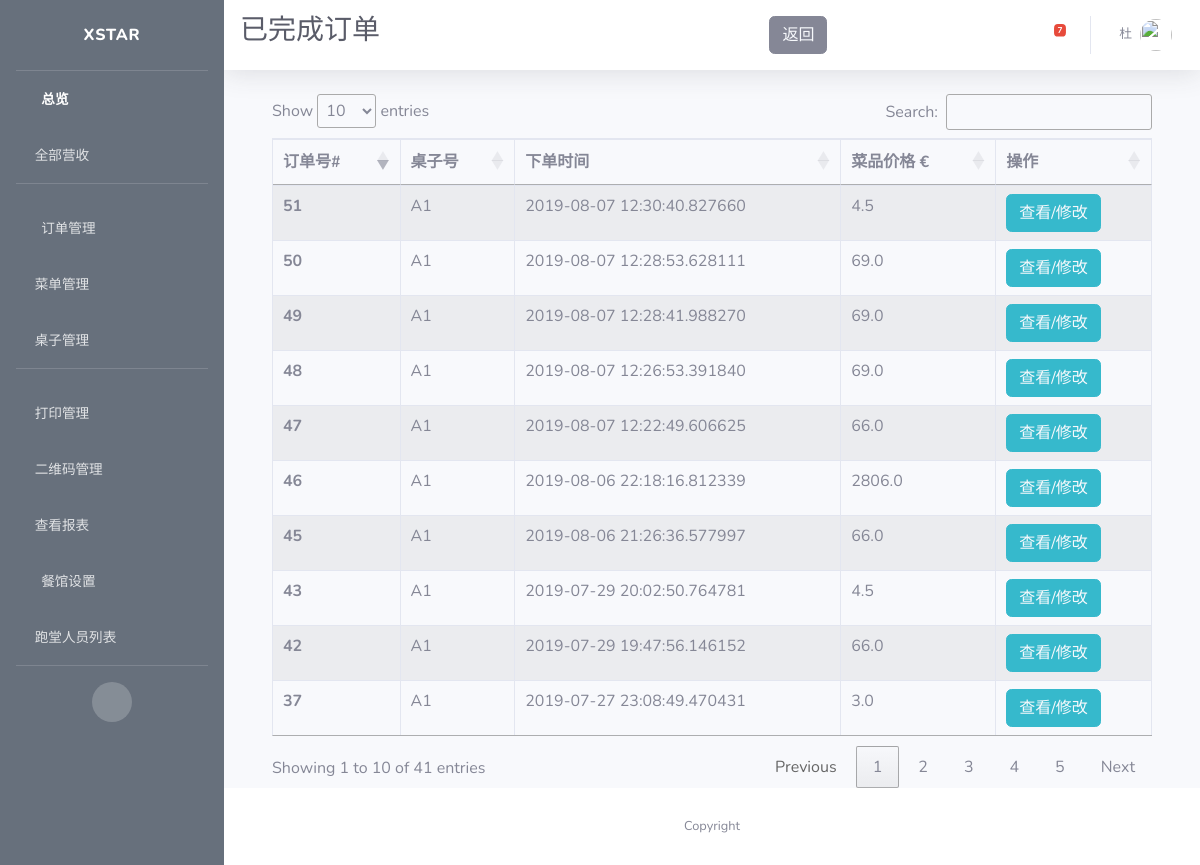
The app's page /admin/view/paid/alacarte/orders (signed in), older data.
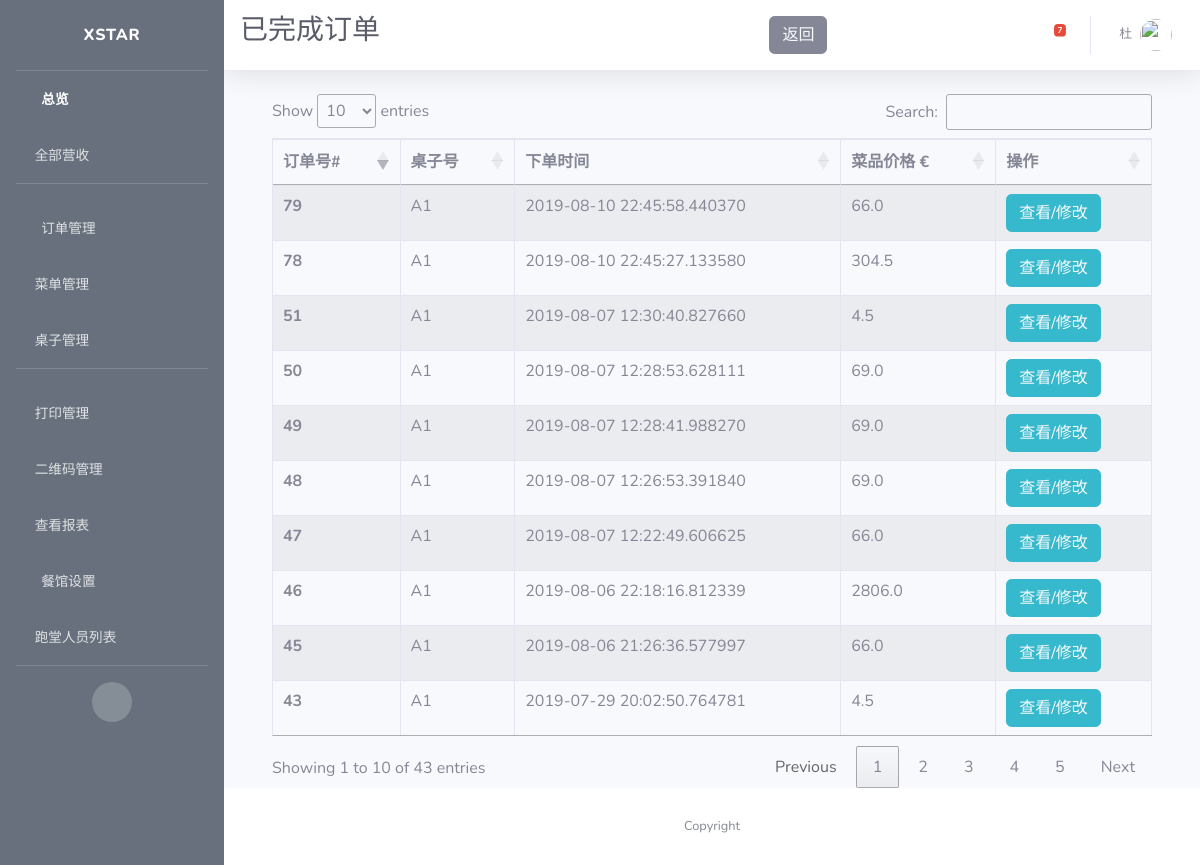
The same page, newer data.
### app/models.py (models this page shows)
class Order(db.Model):
    id = db.Column(db.Integer, primary_key=True, unique=True, index=True)
    totalPrice = db.Column(db.Float, unique=False)
    orderNumber = db.Column(db.String(200), unique=True)
    timeCreated = db.Column(db.DateTime, default=datetime.utcnow)
    isPaid = db.Column(db.Boolean, default=False)
    isReady = db.Column(db.Boolean, default=False)
    isPickedUp = db.Column(db.Boolean, default=False)
    items = db.Column(db.String(300))
    pay_via = db.Column(db.String(100))
    type = db.Column(db.String(100))
    container = db.Column(db.String(300))

### app/routes.py (the view)
@app.route('/admin/view/paid/alacarte/orders')
@login_required
def admin_view_paid_alacarte_orders():
    orders = db.session.query(Order).filter(
        Order.type == "In",
        Order.isPaid==True).all()
    cur_orders = orders
    items = {order.id: json.loads(order.items) for order in cur_orders}
    containers = {order.id: json.loads(order.container) for order in cur_orders}
    return render_template("admin_view_paid_alacarte_orders.html",
                           open_orders=cur_orders,
                           items=items,
                           containers=containers)

### app/models.py (called while the page is built)
@login.user_loader
def load_user(id):
    return User.query.get(int(id))

### app/templates/admin_view_paid_alacarte_orders.html (shortened to what this page needs)
{% extends 'base.html' %}
{% block css %}
<link rel="stylesheet" type="text/css" href="https://cdn.datatables.net/1.10.19/css/jquery.dataTables.css">
<link rel="stylesheet" type="text/css" href="https://cdnjs.cloudflare.com/ajax/libs/twitter-bootstrap/4.1.3/css/bootstrap.css">
<link rel="stylesheet" type="text/css" href="https://cdn.datatables.net/1.10.19/css/dataTables.bootstrap4.min.css">
{% endblock %}
{% block title %}
<h1 class="h3 mb-2 text-gray-800">已完成订单</h1>
<button type="button" class="btn btn-secondary">
  <a href={{ url_for('index') }} style="color: rgb(247, 249, 252)">
    返回
  </a>
</button>
{% endblock %}
{% block content %}
<div class="container">
  <div class="row">
    <div class="col-sm-12">
      <table id="example" class="table table-striped table-bordered">
        <thead>
          <tr>
            <th scope="col">订单号#</th>
            <th scope="col">桌子号</th>
            <th scope="col">下单时间</th>
            <th scope="col">菜品价格 €</th>
            <th scope="col">操作</th>
          </tr>
        </thead>
        <tbody>
          {% for order in open_orders %}
          <tr>
            <th scope="row">{{order.id}}</th>
            <td>{{ containers.get(order.id).get('table_name') }}</td>
            <td>{{ order.timeCreated }}</td>
            <td>{{ order.totalPrice }}</td>
            <td>
              <span>
                <button type="button" class="btn btn-info">
                  <a href={{ url_for('admin_alacarte_order_edit', order_id=order.id) }} style="color: rgb(247, 249, 252)">
                    查看/修改
                  </a>
                </button>
              </span>
            </td>
          </tr>
          {% endfor %}
        </tbody>
      </table>
    </div>
  </div>
</div>
{% endblock %}

Row changes from the older to the newer data that the page shows:
no longer on this page (row unchanged): Order: id "37", get "A1", timeCreated "2019-07-27 23:08:49.470431", totalPrice "3.0"
no longer on this page (row unchanged): Order: id "42", get "A1", timeCreated "2019-07-29 19:47:56.146152", totalPrice "66.0"
added Order: id "78", get "A1", timeCreated "2019-08-10 22:45:27.133580", totalPrice "304.5"
added Order: id "79", get "A1", timeCreated "2019-08-10 22:45:58.440370", totalPrice "66.0"
Text that changed along with them:
text written by a page script: "Show entries Search: Showing 1 to 10 of 41 entries Previous 1 2 3 4 5 Next" → "Show entries Search: Showing 1 to 10 of 43 entries Previous 1 2 3 4 5 Next"
